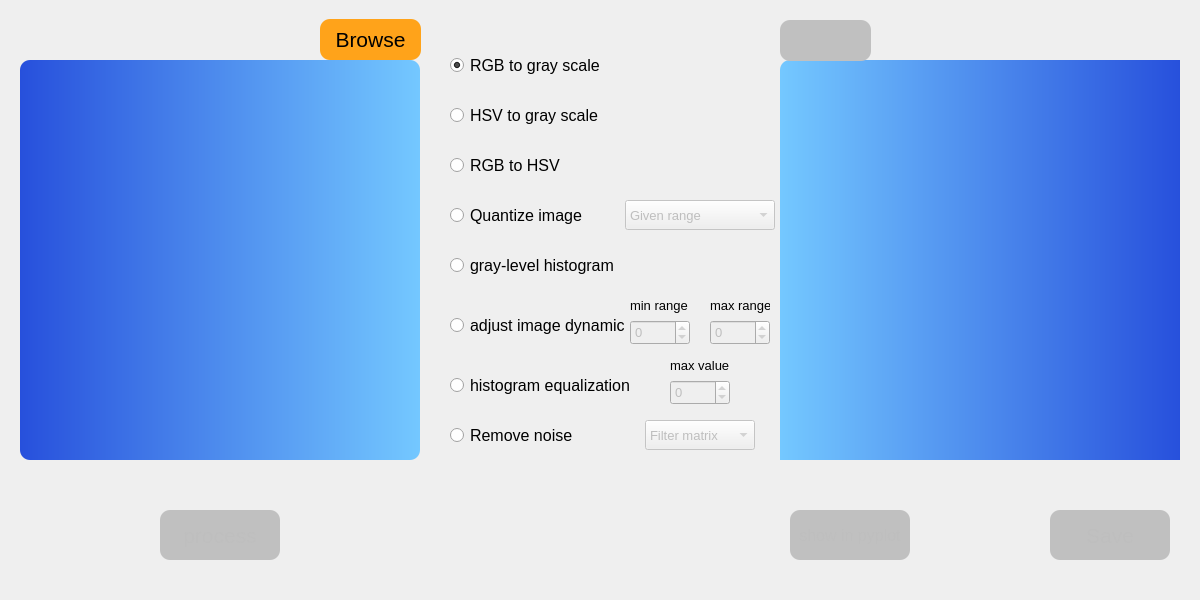
<?xml version="1.0" encoding="UTF-8"?>
<ui version="4.0">
 <class>image_processing</class>
 <widget class="QDialog" name="image_processing">
  <property name="windowModality">
   <enum>Qt::NonModal</enum>
  </property>
  <property name="enabled">
   <bool>true</bool>
  </property>
  <property name="geometry">
   <rect>
    <x>0</x>
    <y>0</y>
    <width>1200</width>
    <height>600</height>
   </rect>
  </property>
  <property name="sizePolicy">
   <sizepolicy hsizetype="Fixed" vsizetype="Fixed">
    <horstretch>0</horstretch>
    <verstretch>0</verstretch>
   </sizepolicy>
  </property>
  <property name="minimumSize">
   <size>
    <width>900</width>
    <height>400</height>
   </size>
  </property>
  <property name="maximumSize">
   <size>
    <width>1200</width>
    <height>700</height>
   </size>
  </property>
  <property name="cursor">
   <cursorShape>ArrowCursor</cursorShape>
  </property>
  <property name="contextMenuPolicy">
   <enum>Qt::PreventContextMenu</enum>
  </property>
  <property name="windowTitle">
   <string>test</string>
  </property>
  <property name="autoFillBackground">
   <bool>false</bool>
  </property>
  <property name="styleSheet">
   <string notr="true"/>
  </property>
  <property name="sizeGripEnabled">
   <bool>false</bool>
  </property>
  <widget class="QPushButton" name="btn1">
   <property name="geometry">
    <rect>
     <x>320</x>
     <y>19</y>
     <width>101</width>
     <height>41</height>
    </rect>
   </property>
   <property name="font">
    <font>
     <pointsize>16</pointsize>
    </font>
   </property>
   <property name="cursor">
    <cursorShape>PointingHandCursor</cursorShape>
   </property>
   <property name="styleSheet">
    <string notr="true">background: #ffa31a ;color : black;
 border-radius: 10px ;</string>
   </property>
   <property name="text">
    <string>Browse</string>
   </property>
  </widget>
  <widget class="QLabel" name="label2">
   <property name="enabled">
    <bool>true</bool>
   </property>
   <property name="geometry">
    <rect>
     <x>780</x>
     <y>60</y>
     <width>400</width>
     <height>400</height>
    </rect>
   </property>
   <property name="cursor">
    <cursorShape>ArrowCursor</cursorShape>
   </property>
   <property name="styleSheet">
    <string notr="true">border-top-left-radius : 10px;
color: rgb(255, 0, 0);
font: 16pt &quot;MS Shell Dlg 2&quot;;
text-align: center;
background: qlineargradient(spread:reflect, x1:0, y1:0, x2:1, y2:0,stop:0 rgba(116, 200, 255, 255), stop:1 rgba(39, 80, 220, 255));</string>
   </property>
   <property name="text">
    <string/>
   </property>
   <property name="textFormat">
    <enum>Qt::AutoText</enum>
   </property>
   <property name="scaledContents">
    <bool>false</bool>
   </property>
   <property name="alignment">
    <set>Qt::AlignCenter</set>
   </property>
  </widget>
  <widget class="QPushButton" name="btn2">
   <property name="enabled">
    <bool>false</bool>
   </property>
   <property name="geometry">
    <rect>
     <x>780</x>
     <y>20</y>
     <width>91</width>
     <height>41</height>
    </rect>
   </property>
   <property name="cursor">
    <cursorShape>PointingHandCursor</cursorShape>
   </property>
   <property name="autoFillBackground">
    <bool>false</bool>
   </property>
   <property name="styleSheet">
    <string notr="true">background: #C0C0C0 ;border-radius: 10px ;
</string>
   </property>
   <property name="text">
    <string/>
   </property>
   <property name="autoDefault">
    <bool>false</bool>
   </property>
   <property name="default">
    <bool>false</bool>
   </property>
  </widget>
  <widget class="QComboBox" name="cmb1">
   <property name="enabled">
    <bool>false</bool>
   </property>
   <property name="geometry">
    <rect>
     <x>625</x>
     <y>200</y>
     <width>150</width>
     <height>30</height>
    </rect>
   </property>
   <property name="font">
    <font>
     <pointsize>10</pointsize>
    </font>
   </property>
   <property name="editable">
    <bool>false</bool>
   </property>
   <property name="duplicatesEnabled">
    <bool>false</bool>
   </property>
   <item>
    <property name="text">
     <string>Given range</string>
    </property>
   </item>
   <item>
    <property name="text">
     <string>0,1,3,...,119,...,253,255</string>
    </property>
   </item>
   <item>
    <property name="text">
     <string>0,3,7,...,119,...,251,255</string>
    </property>
   </item>
   <item>
    <property name="text">
     <string>0,7,15,..,119,..,247,255</string>
    </property>
   </item>
   <item>
    <property name="text">
     <string>0,15,31,..,111,..,239,255</string>
    </property>
   </item>
   <item>
    <property name="text">
     <string>0,31,63,..,127,..,223,255</string>
    </property>
   </item>
   <item>
    <property name="text">
     <string>0,63,127,255</string>
    </property>
   </item>
   <item>
    <property name="text">
     <string>0,127,255</string>
    </property>
   </item>
   <item>
    <property name="text">
     <string>0,255</string>
    </property>
   </item>
  </widget>
  <widget class="QRadioButton" name="rd1">
   <property name="geometry">
    <rect>
     <x>450</x>
     <y>50</y>
     <width>160</width>
     <height>31</height>
    </rect>
   </property>
   <property name="font">
    <font>
     <pointsize>12</pointsize>
    </font>
   </property>
   <property name="text">
    <string>RGB to gray scale</string>
   </property>
   <property name="checked">
    <bool>true</bool>
   </property>
  </widget>
  <widget class="QRadioButton" name="rd2">
   <property name="geometry">
    <rect>
     <x>450</x>
     <y>100</y>
     <width>160</width>
     <height>30</height>
    </rect>
   </property>
   <property name="font">
    <font>
     <pointsize>12</pointsize>
    </font>
   </property>
   <property name="text">
    <string>HSV to gray scale</string>
   </property>
  </widget>
  <widget class="QRadioButton" name="rd3">
   <property name="geometry">
    <rect>
     <x>450</x>
     <y>150</y>
     <width>160</width>
     <height>30</height>
    </rect>
   </property>
   <property name="font">
    <font>
     <pointsize>12</pointsize>
    </font>
   </property>
   <property name="text">
    <string>RGB to HSV</string>
   </property>
  </widget>
  <widget class="QRadioButton" name="rd4">
   <property name="geometry">
    <rect>
     <x>450</x>
     <y>200</y>
     <width>160</width>
     <height>30</height>
    </rect>
   </property>
   <property name="font">
    <font>
     <pointsize>12</pointsize>
    </font>
   </property>
   <property name="text">
    <string>Quantize image</string>
   </property>
  </widget>
  <widget class="QRadioButton" name="rd5">
   <property name="geometry">
    <rect>
     <x>450</x>
     <y>250</y>
     <width>175</width>
     <height>30</height>
    </rect>
   </property>
   <property name="font">
    <font>
     <pointsize>12</pointsize>
    </font>
   </property>
   <property name="text">
    <string>gray-level histogram</string>
   </property>
  </widget>
  <widget class="QRadioButton" name="rd6">
   <property name="geometry">
    <rect>
     <x>450</x>
     <y>310</y>
     <width>175</width>
     <height>30</height>
    </rect>
   </property>
   <property name="font">
    <font>
     <pointsize>12</pointsize>
    </font>
   </property>
   <property name="text">
    <string>adjust image dynamic</string>
   </property>
  </widget>
  <widget class="QRadioButton" name="rd7">
   <property name="geometry">
    <rect>
     <x>450</x>
     <y>370</y>
     <width>180</width>
     <height>30</height>
    </rect>
   </property>
   <property name="font">
    <font>
     <pointsize>12</pointsize>
    </font>
   </property>
   <property name="text">
    <string>histogram equalization</string>
   </property>
  </widget>
  <widget class="QRadioButton" name="rd8">
   <property name="geometry">
    <rect>
     <x>450</x>
     <y>420</y>
     <width>160</width>
     <height>30</height>
    </rect>
   </property>
   <property name="font">
    <font>
     <pointsize>12</pointsize>
    </font>
   </property>
   <property name="text">
    <string>Remove noise</string>
   </property>
  </widget>
  <widget class="QComboBox" name="cmb2">
   <property name="enabled">
    <bool>false</bool>
   </property>
   <property name="geometry">
    <rect>
     <x>645</x>
     <y>420</y>
     <width>110</width>
     <height>30</height>
    </rect>
   </property>
   <property name="font">
    <font>
     <pointsize>10</pointsize>
    </font>
   </property>
   <item>
    <property name="text">
     <string>Filter matrix</string>
    </property>
   </item>
   <item>
    <property name="text">
     <string>3 * 3</string>
    </property>
   </item>
   <item>
    <property name="text">
     <string>5 * 5</string>
    </property>
   </item>
   <item>
    <property name="text">
     <string>7 * 7</string>
    </property>
   </item>
   <item>
    <property name="text">
     <string>9 * 9</string>
    </property>
   </item>
   <item>
    <property name="text">
     <string>11 * 11 </string>
    </property>
   </item>
  </widget>
  <widget class="QPushButton" name="btn3">
   <property name="enabled">
    <bool>false</bool>
   </property>
   <property name="geometry">
    <rect>
     <x>160</x>
     <y>510</y>
     <width>120</width>
     <height>50</height>
    </rect>
   </property>
   <property name="font">
    <font>
     <pointsize>16</pointsize>
    </font>
   </property>
   <property name="cursor">
    <cursorShape>PointingHandCursor</cursorShape>
   </property>
   <property name="styleSheet">
    <string notr="true">background: #C0C0C0; border-radius: 10px ;</string>
   </property>
   <property name="text">
    <string>process</string>
   </property>
  </widget>
  <widget class="QLabel" name="label1">
   <property name="enabled">
    <bool>true</bool>
   </property>
   <property name="geometry">
    <rect>
     <x>20</x>
     <y>60</y>
     <width>400</width>
     <height>400</height>
    </rect>
   </property>
   <property name="styleSheet">
    <string notr="true">border-radius: 10px;
background: qlineargradient(spread:reflect, x1:0, y1:0, x2:1, y2:0, stop:0 rgba(39, 80, 220, 255) stop:1 rgba(116, 200, 255, 255),);</string>
   </property>
   <property name="text">
    <string/>
   </property>
   <property name="scaledContents">
    <bool>false</bool>
   </property>
   <property name="alignment">
    <set>Qt::AlignCenter</set>
   </property>
  </widget>
  <widget class="QPushButton" name="btn5">
   <property name="enabled">
    <bool>false</bool>
   </property>
   <property name="geometry">
    <rect>
     <x>790</x>
     <y>510</y>
     <width>120</width>
     <height>50</height>
    </rect>
   </property>
   <property name="font">
    <font>
     <pointsize>12</pointsize>
     <italic>false</italic>
    </font>
   </property>
   <property name="cursor">
    <cursorShape>PointingHandCursor</cursorShape>
   </property>
   <property name="styleSheet">
    <string notr="true">background: #C0C0C0 ; border-radius: 10px ;</string>
   </property>
   <property name="text">
    <string>show in pyplot</string>
   </property>
  </widget>
  <widget class="QPushButton" name="btn4">
   <property name="enabled">
    <bool>false</bool>
   </property>
   <property name="geometry">
    <rect>
     <x>1050</x>
     <y>510</y>
     <width>120</width>
     <height>50</height>
    </rect>
   </property>
   <property name="font">
    <font>
     <pointsize>16</pointsize>
    </font>
   </property>
   <property name="cursor">
    <cursorShape>PointingHandCursor</cursorShape>
   </property>
   <property name="styleSheet">
    <string notr="true">background: #C0C0C0 ;border-radius: 10px ;</string>
   </property>
   <property name="text">
    <string>Save</string>
   </property>
  </widget>
  <widget class="QSpinBox" name="spinbox1">
   <property name="enabled">
    <bool>false</bool>
   </property>
   <property name="geometry">
    <rect>
     <x>630</x>
     <y>320</y>
     <width>60</width>
     <height>25</height>
    </rect>
   </property>
   <property name="font">
    <font>
     <pointsize>10</pointsize>
    </font>
   </property>
   <property name="wrapping">
    <bool>true</bool>
   </property>
   <property name="alignment">
    <set>Qt::AlignLeading|Qt::AlignLeft|Qt::AlignVCenter</set>
   </property>
   <property name="maximum">
    <number>255</number>
   </property>
  </widget>
  <widget class="QSpinBox" name="spinbox2">
   <property name="enabled">
    <bool>false</bool>
   </property>
   <property name="geometry">
    <rect>
     <x>710</x>
     <y>320</y>
     <width>60</width>
     <height>25</height>
    </rect>
   </property>
   <property name="font">
    <font>
     <pointsize>10</pointsize>
    </font>
   </property>
   <property name="wrapping">
    <bool>true</bool>
   </property>
   <property name="alignment">
    <set>Qt::AlignLeading|Qt::AlignLeft|Qt::AlignVCenter</set>
   </property>
   <property name="maximum">
    <number>255</number>
   </property>
  </widget>
  <widget class="QSpinBox" name="spinbox3">
   <property name="enabled">
    <bool>false</bool>
   </property>
   <property name="geometry">
    <rect>
     <x>670</x>
     <y>380</y>
     <width>60</width>
     <height>25</height>
    </rect>
   </property>
   <property name="font">
    <font>
     <pointsize>10</pointsize>
    </font>
   </property>
   <property name="wrapping">
    <bool>true</bool>
   </property>
   <property name="alignment">
    <set>Qt::AlignLeading|Qt::AlignLeft|Qt::AlignVCenter</set>
   </property>
   <property name="maximum">
    <number>255</number>
   </property>
  </widget>
  <widget class="QLabel" name="label">
   <property name="geometry">
    <rect>
     <x>630</x>
     <y>290</y>
     <width>60</width>
     <height>30</height>
    </rect>
   </property>
   <property name="font">
    <font>
     <pointsize>10</pointsize>
    </font>
   </property>
   <property name="text">
    <string>min range</string>
   </property>
  </widget>
  <widget class="QLabel" name="label_2">
   <property name="geometry">
    <rect>
     <x>710</x>
     <y>290</y>
     <width>60</width>
     <height>30</height>
    </rect>
   </property>
   <property name="font">
    <font>
     <pointsize>10</pointsize>
    </font>
   </property>
   <property name="text">
    <string>max range</string>
   </property>
  </widget>
  <widget class="QLabel" name="label_3">
   <property name="geometry">
    <rect>
     <x>670</x>
     <y>350</y>
     <width>60</width>
     <height>30</height>
    </rect>
   </property>
   <property name="font">
    <font>
     <pointsize>10</pointsize>
    </font>
   </property>
   <property name="text">
    <string>max value</string>
   </property>
  </widget>
 </widget>
 <resources/>
 <connections/>
</ui>
